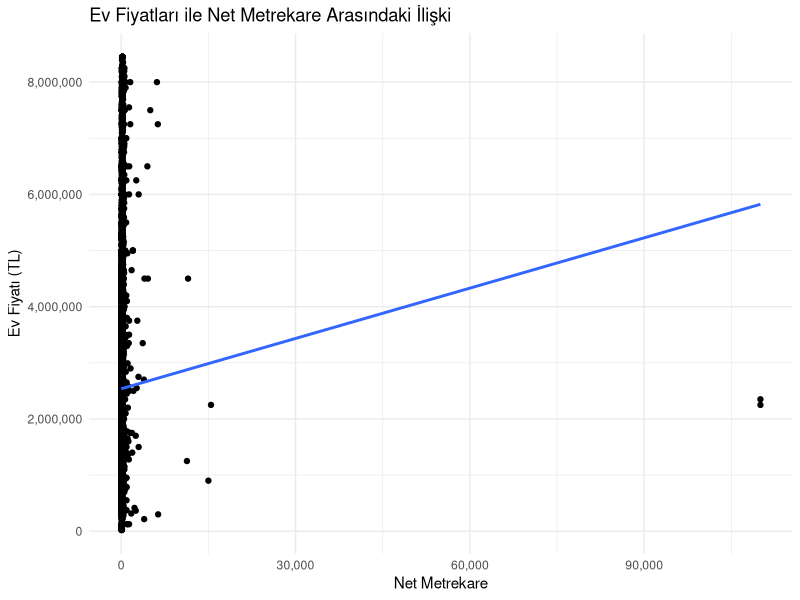
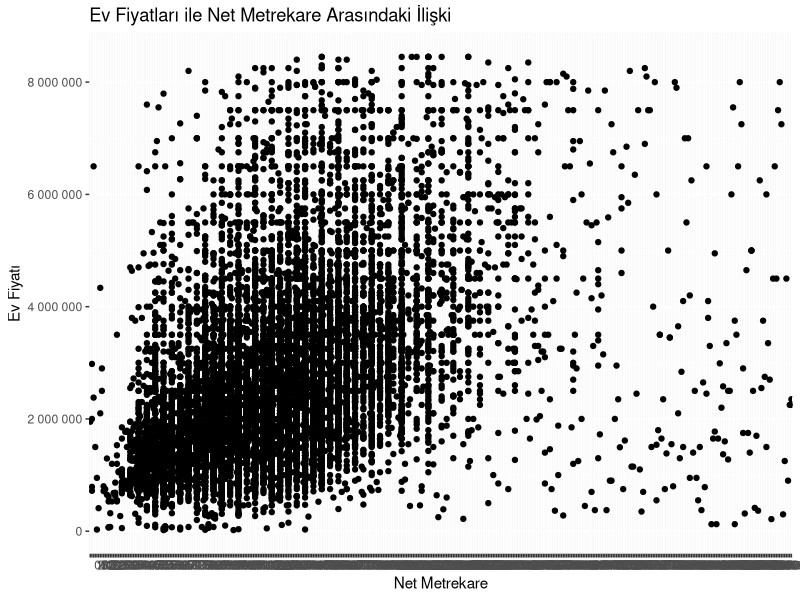
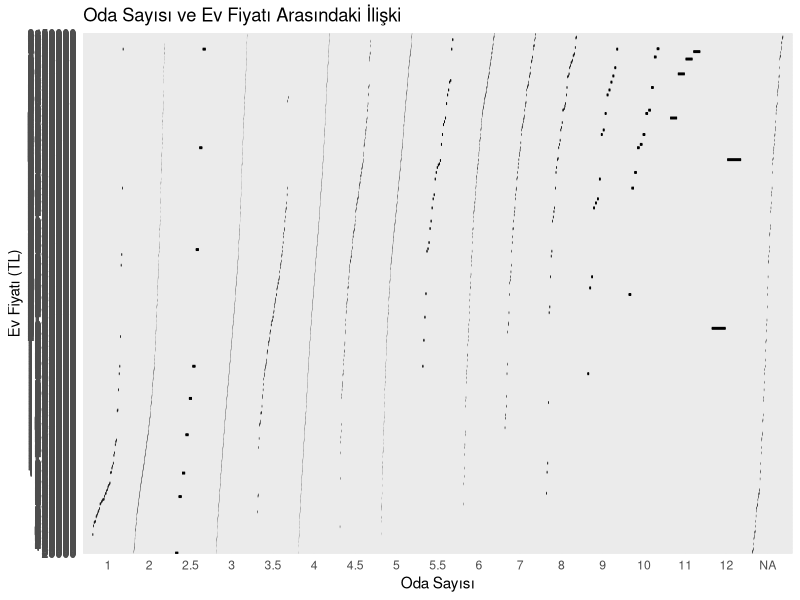

The R source for these figures, in order:
## ---- chunk 1

library(readxl)
library(dplyr)
library(ggplot2)
library(scales)  # Sayı formatlamayı sağlamak için

# Veri setini okuma
veri <- read_excel("data/home_price_converted.xlsx")





# NA değerlerini medyan ile dolduralım (Net_Metrekare ve Fiyat sütunları)
veri_cleaned <- veri %>%
  mutate(
    Fiyat = ifelse(is.na(Fiyat), median(Fiyat, na.rm = TRUE), Fiyat),
    Net_Metrekare = ifelse(is.na(Net_Metrekare), median(Net_Metrekare, na.rm = TRUE), Net_Metrekare)
  )


# Ev fiyatlarındaki aykırı değerleri kaldırma
veri_cleaned <- veri_cleaned %>%
  filter(Fiyat < quantile(Fiyat, 0.95))


# Ev fiyatları ile net metrekare arasındaki ilişki
ggplot(veri_cleaned, aes(x = Net_Metrekare, y = Fiyat)) +
  geom_point() +
  geom_smooth(method = "lm", se = FALSE) +
  scale_y_continuous(labels = scales::comma_format()) +  # Ev fiyatını düzgün formatla (binlerce ayraçlı)
  scale_x_continuous(labels = scales::comma_format()) +  # Metrekareyi de düzgün formatla
  labs(
    title = "Ev Fiyatları ile Net Metrekare Arasındaki İlişki",
    x = "Net Metrekare",
    y = "Ev Fiyatı (TL)"
  ) +
  theme_minimal()  # Temiz tema


# Ev fiyatlarının bilimsel notasyon yerine normal sayılarla gösterilmesi
veri_cleaned$Fiyat <- format(veri_cleaned$Fiyat, scientific = FALSE)

# Net metrekareyi de düzenleyelim
veri_cleaned$Net_Metrekare <- format(veri_cleaned$Net_Metrekare, scientific = FALSE)

# Ev fiyatları ile net metrekare arasındaki ilişkiyi çizme
ggplot(veri_cleaned, aes(x = Net_Metrekare, y = as.numeric(Fiyat))) +  # Fiyatı sayıya çeviriyoruz
  geom_point() +
  geom_smooth(method = "lm", se = FALSE) +
  labs(title = "Ev Fiyatları ile Net Metrekare Arasındaki İlişki", x = "Net Metrekare", y = "Ev Fiyatı") +
  scale_y_continuous(labels = label_number(scale = 1, suffix = ""))  # Binlik ayırıcı ekler


## ---- chunk 2


# Oda sayısı ve ev fiyatı arasındaki ilişkiyi kutu grafiğiyle gösterelim
ggplot(veri_cleaned, aes(x = factor(Oda_Sayisi), y = Fiyat)) +
  geom_boxplot(fill = "skyblue", color = "black") +  # Kutu grafiği
  labs(
    title = "Oda Sayısı ve Ev Fiyatı Arasındaki İlişki",
    x = "Oda Sayısı",
    y = "Ev Fiyatı (TL)"
  ) +
  theme_minimal()  # Temayı sade tutalım

